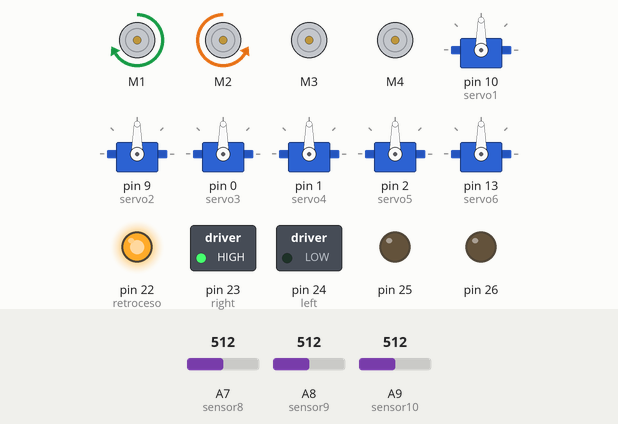
Recording of a sketch running on a simulated Arduino Mega 2560, built with avr-gcc and run on an emulated ATmega2560. On the bench: 4 × DC motor (green arrow = forward, orange = backward, longer = faster), 6 × servo, switched loads named in the sketch (green lamp = pin HIGH), output pins drawn as LEDs (lit = HIGH). Dashed ring = blinking. The inputs (shaded band) are chosen by the test bench; at power-on: A7 (sensor8) = 512, A8 (sensor9) = 512, A9 (sensor10) = 512.

Above: at 1.25 s.
1.3 s: A7 (sensor8) set to 213
4.3 s: A7 (sensor8) set to 190
At 4.46 s:
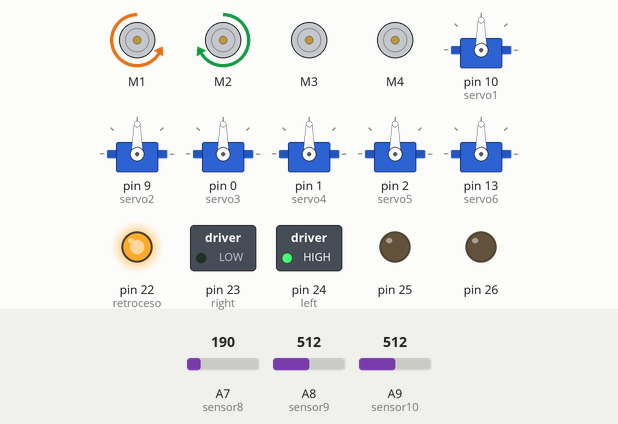
7.3 s: A7 (sensor8) set to 215
At 7.46 s:
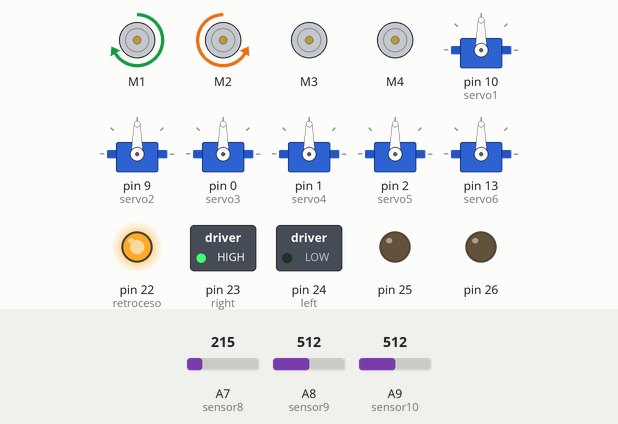
10.3 s: A7 (sensor8) set to 195
At 10.47 s:
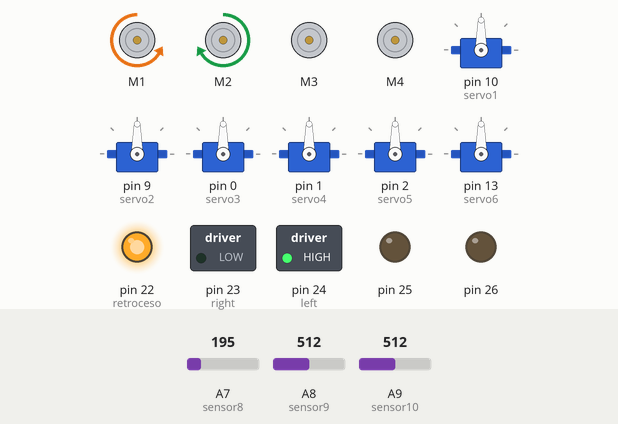
Timing chart, 0 to 14.3 s (numbered marks = the images above; inputs shaded):
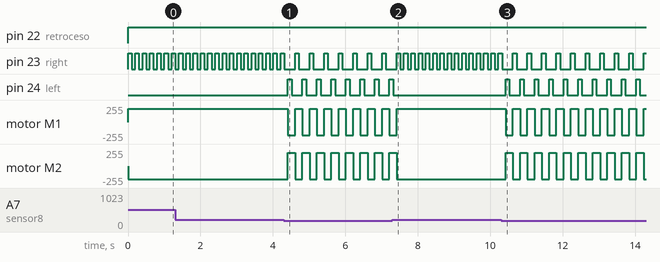

The sketch:

PRUEBA_ELEMENTRIX_2.ino
```cpp
#include <AFMotor.h>
#include <Servo.h>
Servo servo1;
Servo servo2;
Servo servo3;
Servo servo4;
Servo servo5;
Servo servo6;
AF_DCMotor Motor1(1);
AF_DCMotor Motor2(2);
AF_DCMotor Motor3(3);
AF_DCMotor Motor4(4);
float distancia, tiempo;
float Trig = 27;float Echo = 28;
#define OBSTA1 29
#define OBSTA2 30
#define OBSTA3 31
boolean obsta1, obsta2, obsta3;
int sensor1 = A0;int sensor2 = A1;int sensor3 = A2;int sensor4 = A3;int sensor5 = A4;int sensor6 = A5; int sensor7 = A6;int sensor8 = A7;int sensor9 = A8;int sensor10 = A9;int fotocelula = A10;
int infra1, infra2, infra3, infra4, infra5, infra6, infra7, infra8, infra9, infra10, foto;
int retroceso = 22;
int right = 23;
int left = 24;
int freno = 25;
int delantera = 26;
void setup() {
  for   (int i= A0; i <= A10; i++) {
    pinMode (i, INPUT);
  }
  for (byte n = 22; n <=27; n++) {
    pinMode(n, OUTPUT);
  }
         Serial.begin(9600);           // set up Serial library at 9600 bps
         Motor1.setSpeed(200);
         Motor2.setSpeed(200);
         Motor3.setSpeed(125);
         Motor4.setSpeed(125);
         servo1.attach (10);
         servo2.attach (9);
         servo3.attach (0);
         servo4.attach (1);
         servo5.attach (2);
         servo6.attach (13);
         pinMode (Echo, INPUT);
         pinMode (OBSTA1, INPUT);
         pinMode (OBSTA2, INPUT);
         pinMode (OBSTA3, INPUT);
}

void loop() {
  infra1 = analogRead (sensor8);
  infra2 = analogRead (sensor9);
  infra3 = analogRead (sensor10);
if((infra1 >=205) && (infra2 <205) && (infra3 >=205)) {
  adelante();
}
else if((infra1 <205) && (infra2 >=205) && (infra3 <205)){
  atras();
}
else if((infra1 <205) && (infra2 >=205) && (infra3 >=205)){
  izquierda();
}
else if((infra1 >=205) && (infra2 >=205) && (infra3 <205)){
  derecha();
}
else if((infra1 >=205) && (infra2 >=205) && (infra3 >=205)) {
  atras();
}
else if((infra1 <205) && (infra2 <205) && (infra3 <205)){
  adelante();
}
else if((infra1 <205) && (infra2 <205) && (infra3 >=205)){
  izquierda();
}
else((infra1 >=205) && (infra2 <205) && (infra3 <205));{
  derecha();
}
}

//RUEDAS DEL AUTO//
void adelante () {
  Motor1.run(FORWARD) ;
  Motor2.run(FORWARD);
}
void atras () {
  Motor1.run(BACKWARD);
  Motor2.run(BACKWARD);

  digitalWrite (retroceso, HIGH);
}
void izquierda () {
  Motor1.run(BACKWARD) ;
  Motor2.run (FORWARD);

  digitalWrite (left,  HIGH);
  delay (100);
  digitalWrite (left, LOW);
  delay (100);
}
void derecha () {
  Motor1.run(FORWARD) ;
  Motor2.run (BACKWARD);
  digitalWrite (right, HIGH);
  delay (100);
  digitalWrite (right, LOW);
  delay (100);
}
void detener (){
  Motor1.run(RELEASE) ;
  Motor2.run (RELEASE);

}
```

Measured:
- the behaviour switches between 205 and 204 on A7 (sensor8) (found by bisection; images 0 and 1)
- after the input at 4.3 s, pin 23 (right): alternates HIGH for 0.10 s and LOW for 0.30 s, starting after 0.31 s; pin 24 (left): alternates HIGH for 0.10 s and LOW for 0.30 s, starting after 0.11 s; motor M1, motor M2: alternates forward 200/255 for 0.20 s and backward 200/255 for 0.20 s, starting after 0.11 s
- after the input at 7.3 s, pin 23 (right): alternates HIGH for 0.10 s and LOW for 0.10 s, starting after 0.32 s; pin 24 (left): goes on until 7.3 s, then stays LOW; motor M1: goes on until 7.4 s, then stays forward 200/255; motor M2: goes on until 7.4 s, then stays backward 200/255
- after the input at 10.3 s, pin 23 (right): alternates HIGH for 0.10 s and LOW for 0.30 s, starting after 0.33 s; pin 24 (left): alternates HIGH for 0.10 s and LOW for 0.30 s, starting after 0.13 s; motor M1, motor M2: alternates forward 200/255 for 0.20 s and backward 200/255 for 0.20 s, starting after 0.13 s
- by itself, pin 23 (right): alternates HIGH for 0.10 s and LOW for 0.10 s
